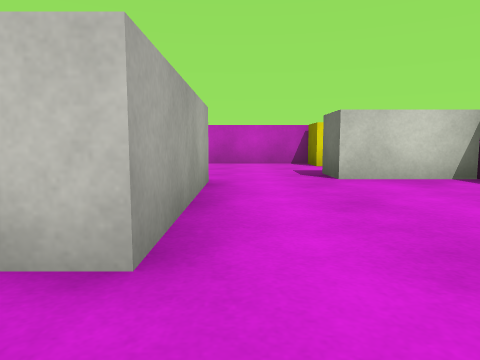
[1] (above)

16 first-person views from a walk through a 3-D level made in the Unity game engine. The camera is 0.51 m above the floor, tilts 6° down and sees 70° across. The floor is counted in squares, 1 m on a side. Each view is taken from the middle of a square. On the plan, view 1 faces up. The plan holds only what a view shows up to about 9 squares ahead; the rest is blank. The player is left out. Surface patterns are stand-ins for the level's own textures.

[2]
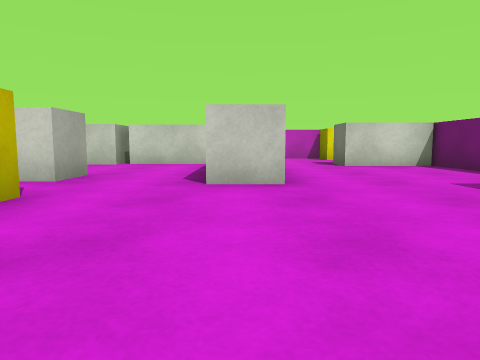

[3]
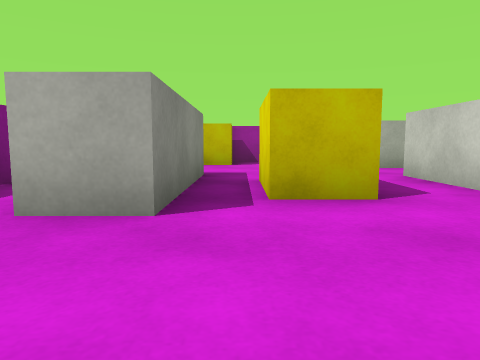

[4]
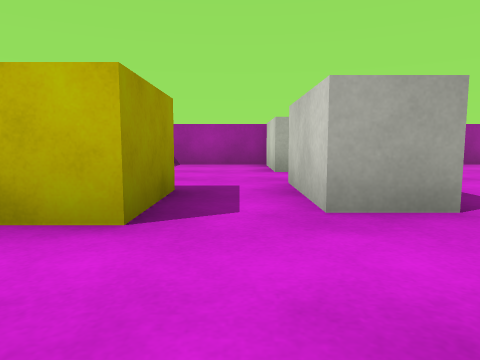

[5]
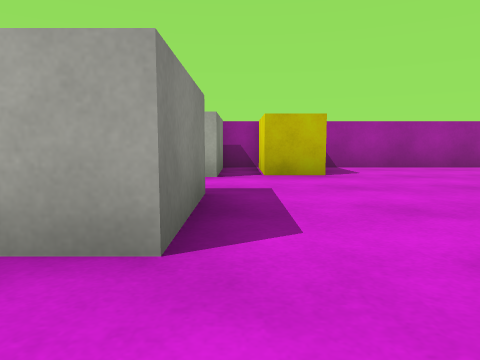

[6]
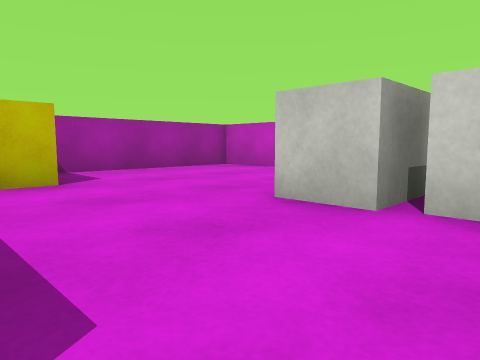

[7]
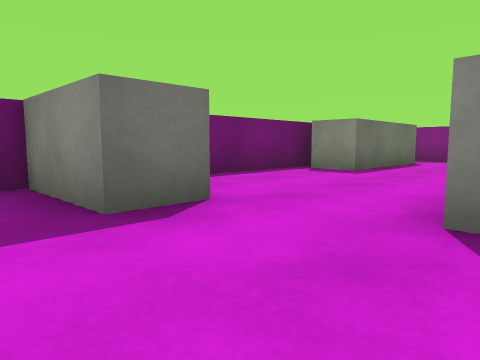

[8]
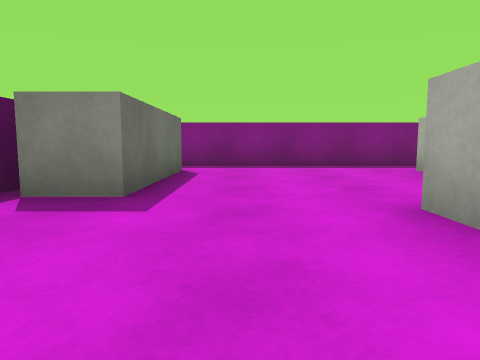

[9]
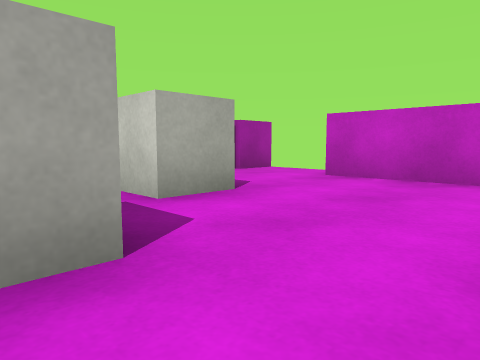

[10]
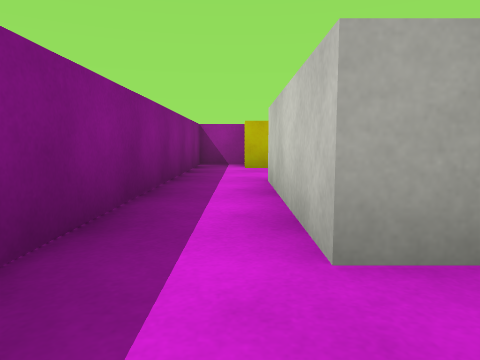

[11]
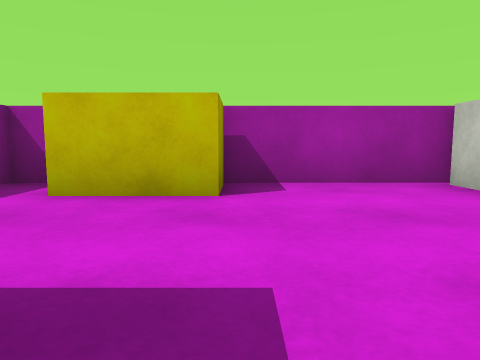

[12]
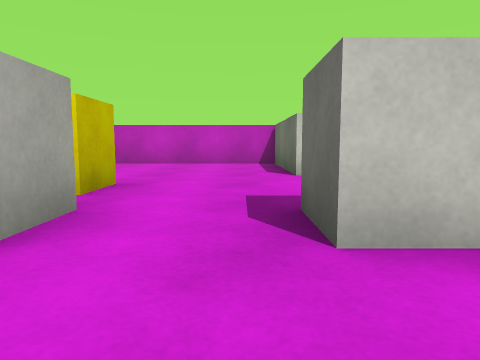

[13]
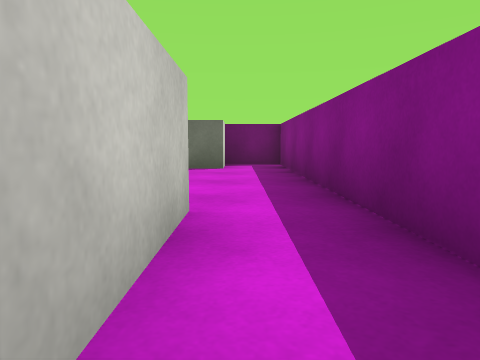

[14]
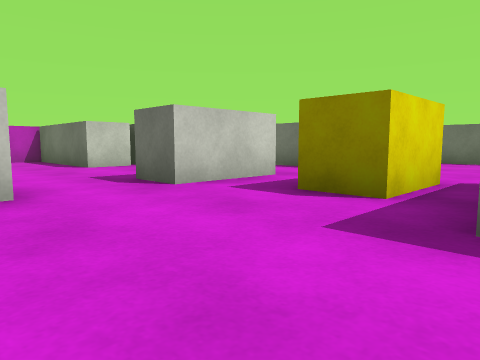

[15]
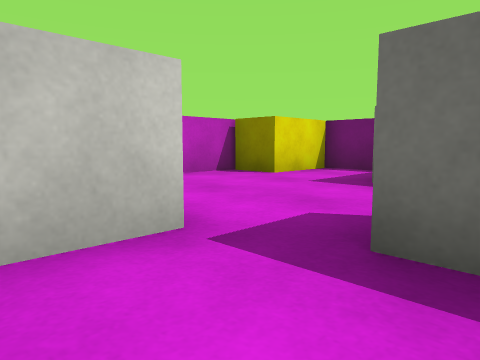

[16]
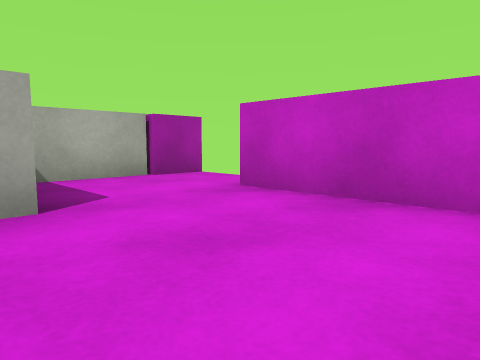

### Floor plan
Ten units are one square. View 1 is at (0, 0); x grows to the right and y downward. Boxes are objects, and circles mark ways between rooms. Rooms are numbered by the first view taken in them; rooms with no view inside come last. Other rooms are left out.
<svg viewBox="-100 -106 140 151">
<path fill="none" stroke="#000" d="M-58 16 -24 16 -24 26 -59 26M-14 -26 -14 -48M-4 -13 -15 -13M-41 -56 -51 -56 -51 -90 -95 -90 -95 12M-95 29 -95 40 35 40 35 26M28 26 21 26 21 -7M-4 -48 -4 -13M19 -90 -20 -90M21 -7 32 -7M35 -1 35 -80M-41 -101 -41 -56"/>
<rect x="-95" y="5" width="10" height="30" fill="#bbb"><title>yellow block</title></rect>
<rect x="-95" y="-25" width="20" height="10" fill="#bbb"><title>white block</title></rect>
<rect x="-95" y="-45" width="20" height="10" fill="#bbb"><title>yellow block</title></rect>
<rect x="-55" y="-5" width="30" height="10" fill="#bbb"><title>yellow block</title></rect>
<rect x="-55" y="-25" width="20" height="10" fill="#bbb"><title>white block</title></rect>
<rect x="-35" y="-65" width="20" height="10" fill="#bbb"><title>white block</title></rect>
<rect x="15" y="-65" width="20" height="20" fill="#bbb"><title>white block</title></rect>
<rect x="15" y="-85" width="20" height="10" fill="#bbb"><title>yellow block</title></rect>
<circle cx="-10" cy="-35" r="3" fill="#2a7"/>
<text x="-50" y="-10">1</text>
<text x="10" y="-50">2</text>
</svg>
Room 1 opens to room 2.

Where each view was taken, in squares from view 1:
view 1: 0 up, 0 right, facing up
view 2: 3 down, 1 left, facing up
view 3: 1 down, 0 right, facing left
view 4: 1 up, 1 left, facing left
view 5: 3 up, 2 left, facing left
view 6: 3 up, 3 left, facing up-left
view 7: 7 up, 1 left, facing down-right
view 8: 4 up, 1 right, facing down
view 9: 4 up, 1 right, facing up-left
view 10: 3 down, 1 left, facing left
view 11: 1 down, 5 left, facing left
view 12: 0 up, 6 left, facing up
view 13: 3 down, 5 left, facing right
view 14: 2 down, 8 left, facing up-right
view 15: 4 up, 3 left, facing up-right
view 16: 6 up, 1 right, facing up-left
